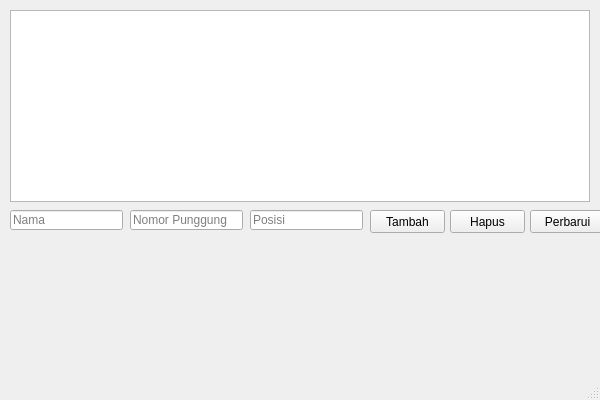
<?xml version="1.0" encoding="UTF-8"?>
<ui version="4.0">
 <class>MainWindow</class>
 <widget class="QMainWindow" name="MainWindow">
  <property name="geometry">
   <rect>
    <x>0</x>
    <y>0</y>
    <width>600</width>
    <height>400</height>
   </rect>
  </property>
  <property name="windowTitle">
   <string>Data Pemain Voli</string>
  </property>
  <widget class="QWidget" name="centralwidget">
   <widget class="QTableWidget" name="tablePlayers">
    <property name="geometry">
     <rect>
      <x>10</x>
      <y>10</y>
      <width>580</width>
      <height>192</height>
     </rect>
    </property>
   </widget>
   <widget class="QLineEdit" name="inputName">
    <property name="geometry">
     <rect>
      <x>10</x>
      <y>210</y>
      <width>113</width>
      <height>20</height>
     </rect>
    </property>
    <property name="placeholderText">
     <string>Nama</string>
    </property>
   </widget>
   <widget class="QLineEdit" name="inputNumber">
    <property name="geometry">
     <rect>
      <x>130</x>
      <y>210</y>
      <width>113</width>
      <height>20</height>
     </rect>
    </property>
    <property name="placeholderText">
     <string>Nomor Punggung</string>
    </property>
   </widget>
   <widget class="QLineEdit" name="inputPosition">
    <property name="geometry">
     <rect>
      <x>250</x>
      <y>210</y>
      <width>113</width>
      <height>20</height>
     </rect>
    </property>
    <property name="placeholderText">
     <string>Posisi</string>
    </property>
   </widget>
   <widget class="QPushButton" name="btnAdd">
    <property name="geometry">
     <rect>
      <x>370</x>
      <y>210</y>
      <width>75</width>
      <height>23</height>
     </rect>
    </property>
    <property name="text">
     <string>Tambah</string>
    </property>
   </widget>
   <widget class="QPushButton" name="btnDelete">
    <property name="geometry">
     <rect>
      <x>450</x>
      <y>210</y>
      <width>75</width>
      <height>23</height>
     </rect>
    </property>
    <property name="text">
     <string>Hapus</string>
    </property>
   </widget>
   <widget class="QPushButton" name="btnUpdate">
    <property name="geometry">
     <rect>
      <x>530</x>
      <y>210</y>
      <width>75</width>
      <height>23</height>
     </rect>
    </property>
    <property name="text">
     <string>Perbarui</string>
    </property>
   </widget>
  </widget>
  <widget class="QMenuBar" name="menubar"/>
  <widget class="QStatusBar" name="statusbar"/>
 </widget>
 <resources/>
 <connections/>
</ui>
